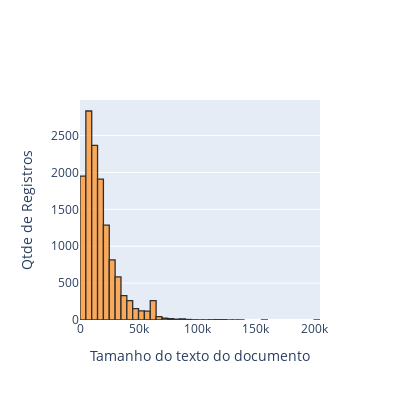

The notebook cell this image was saved under:
### Code cell
layout1 = cf.Layout(
    height=400,
    width=400,
    xaxis=dict(title="Tamanho do texto do documento"),
    yaxis=dict(title="Qtde de Registros") 
)
df_length.iplot(
    kind='hist',
    bins=50,
    linecolor='black',
    layout=layout1)

### Figure 1 — Plotly figure (JSON) as saved in the notebook; plotly's stock layout.template omitted (floating-point values rounded to 4 significant figures; data arrays with more than 128 entries replaced by an {"elided": "..."} marker saying what was removed)
{"data": [{"histfunc": "count", "histnorm": "", "marker": {"color": "rgba(255, 153, 51, 1.0)", "line": {"color": "#000000", "width": 1.3}}, "name": "documento", "nbinsx": 50, "opacity": 0.8, "orientation": "v", "type": "histogram", "x": {"elided": "13141 int values"}}], "layout": {"barmode": "overlay", "height": 400, "width": 400, "xaxis": {"title": {"text": "Tamanho do texto do documento"}}, "yaxis": {"title": {"text": "Qtde de Registros"}}}}
